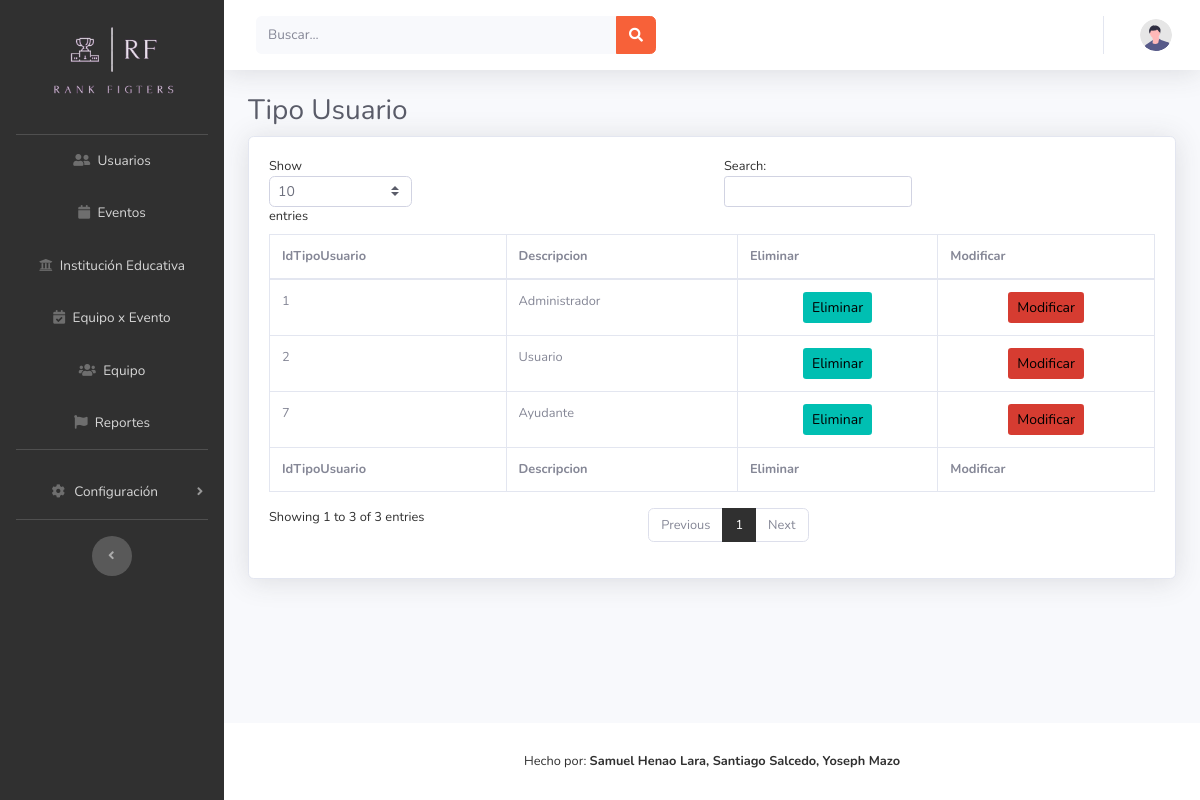
The app's page /Vista/App/Admon/TipoUsua.php with its own data.
### tables this page shows
CREATE TABLE `tipousuario` (
  `idTipoUsuario` int(11) NOT NULL,
  `Descripcion` varchar(50) NOT NULL
);

### Vista/App/Admon/TipoUsua.php (the view, shortened to what this page needs)
<?php
include('Menu.php');
?>
                <div class="container-fluid">
                    <h1 class="h3 mb-2 text-gray-800">Tipo Usuario</h1>
                    <div class="card shadow mb-4">
                        <div class="card-body">
                            <div class="table-responsive">
                                <table class="table table-bordered" id="dataTable" width="100%" cellspacing="0">
                                    <thead>
                                        <tr>
                                            <th>IdTipoUsuario</th>
                                            <th>Descripcion</th>
                                            <th>Eliminar</th>
                                            <th>Modificar</th>
                                        </tr>
                                    </thead>
                                    <tfoot>
                                        <tr>
                                            <th>IdTipoUsuario</th>
                                            <th>Descripcion</th>
                                            <th>Eliminar</th>
                                            <th>Modificar</th>
                                        </tr>
                                        </tfoot>
                    <?php
                      include( '../../../Control/conex.php');
                      $cons = $conexion -> query("SELECT *  FROM tipousuario");
                      while ($row = $cons -> fetch_row()) {
                    ?>
                <tr>
            <td><?php echo number_format(''.$row[0].''); ?></td>
            <td><?php echo ''.$row[1].''; ?></td>
            <td> <center><button type="submit" class="btn btn-sm bg-gradient-primary" name="EliminaUsua" onclick="location='../../../Control/BorrarTipoUsuario.php?id=<?php echo ''.$row[0].'' ?>'">Eliminar</button></center></td>
            <td> <center> <button type="submit" class="btn btn-sm bg-gradient-danger"  data-toggle="modal" data-target="#exampleModal1?id<?php echo ''.$row[0].''; ?>"  >Modificar</button>
       </tr>
       <?php }   ?>
    </table>
   </div>
  </div>
 </div>
</div>
            </div>
            <footer class="sticky-footer bg-white">
                <div class="container my-auto">
                    <div class="copyright text-center my-auto">
                        <span> Hecho por: <strong>Samuel Henao Lara, Santiago Salcedo, Yoseph Mazo</span>
                    </div>
                </div>
            </footer>
        </div>
    </div>
</body>
</html>

### records on screen
tipousuario: idTipoUsuario "1", Descripcion "Administrador"
tipousuario: idTipoUsuario "2", Descripcion "Usuario"
tipousuario: idTipoUsuario "7", Descripcion "Ayudante"
